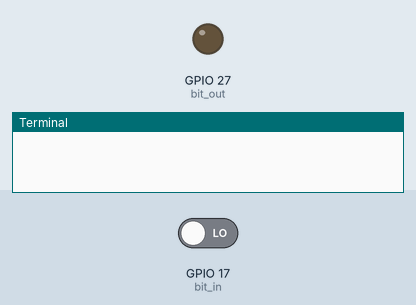
Simulated run of this program. Board: Raspberry Pi (BCM pin numbers). Shown: output pins drawn as LEDs (lit = HIGH), the last lines printed to the terminal. Dashed ring = blinking. Inputs (shaded band) come from the test bench; at power-on: GPIO 17 (bit_in) LOW. The clock reads 2024-03-15 10:24:30 at power-on unless the program sets it.

Above: at 5.0 s.
5.1 s: GPIO 17 (bit_in) driven HIGH
At 7.4 s:
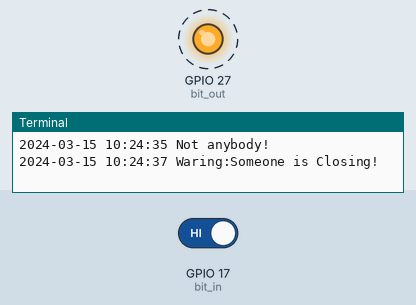
11.5 s: GPIO 17 (bit_in) driven LOW
At 12.8 s:
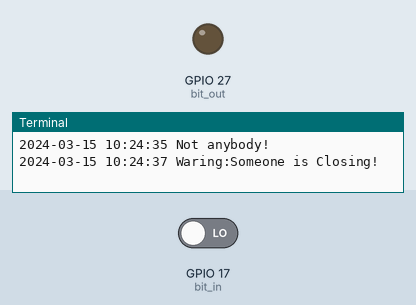
Timing chart, 0 to 14.5 s (numbered marks = the images above; inputs shaded):
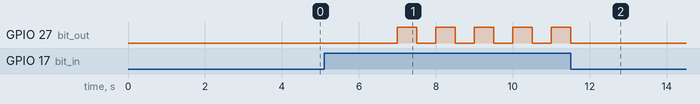

The program:

humanSensor.py
```python
import RPi.GPIO as GPIO
import time

bit_in = 17
bit_out = 27

def init():
    GPIO.setwarnings(False)
    GPIO.setmode(GPIO.BCM)
    GPIO.setup(bit_in,GPIO.IN)
    GPIO.setup(bit_out,GPIO.OUT)
#pass
def beep():
    while GPIO.input(bit_in):
        GPIO.output(bit_out,True)
        time.sleep(0.5)
        GPIO.output(bit_out,False)
        time.sleep(0.5)
        #print 'beep'
def detct():
    for i in range(1,101):
    #while True:
        if GPIO.input(bit_in) == True:
            print time.strftime('%Y-%m-%d %H:%M:%S',time.localtime(time.time()))+" Waring:Someone is Closing!"
            beep()
        else:
            GPIO.output(bit_out,False)
            print time.strftime('%Y-%m-%d %H:%M:%S',time.localtime(time.time()))+" Not anybody!"
        time.sleep(2)
time.sleep(5)
init()
detct()
GPIO.cleanup()
```

Measured:
- after the input at 5.1 s, GPIO 27 (bit_out): alternates HIGH for 0.50 s and LOW for 0.50 s, starting after 1.9 s
- after the input at 11.5 s, GPIO 27 (bit_out): goes on until 11.5 s, then stays LOW
